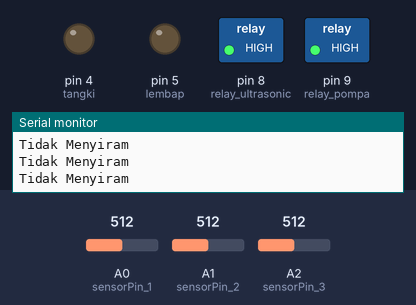
The sketch below on a simulated Arduino Uno, built with avr-gcc and run on an emulated ATmega328P. On the bench: switched loads named in the sketch (green lamp = pin HIGH), output pins drawn as LEDs (lit = HIGH), the last lines printed to the serial monitor. The test bench sets the inputs (shaded band); at power-on: A0 (sensorPin_1) = 512, A1 (sensorPin_2) = 512, A2 (sensorPin_3) = 512.

Above: at 1.2 s.
1.3 s: A0 (sensorPin_1) set to 682
4.3 s: A0 (sensorPin_1) set to 715
At 5.7 s:
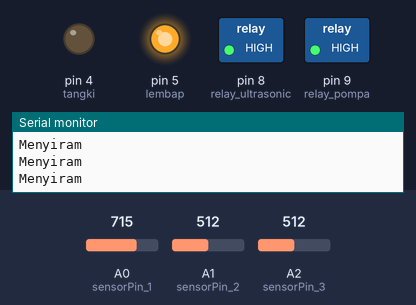
Timing chart, 0 to 7.3 s (numbered marks = the images above; inputs shaded):
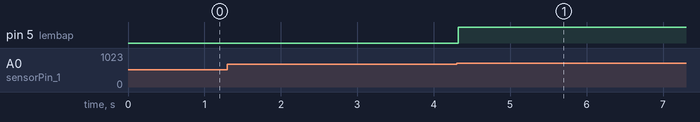

Measured:
- the behaviour switches between 699 and 700 on A0 (sensorPin_1) (found by bisection; images 0 and 1)
- after the input at 4.3 s, pin 5 (lembap): LOW → HIGH at once

The sketch:

program_uji_coba_sensor_kelembapan_tanah.ino
```cpp
#include <Wire.h>
#include "DS3231.h"
#include <SoftwareSerial.h>

SoftwareSerial mySerial(2, 3); // RX, TX
RTClib RTC;
int jam, menit, detik, tahun, bulan, hari;
int sensorPin_1 = A0;
int sensorPin_2 = A1;
int sensorPin_3 = A2;
int sensorValue_1, sensorValue_2, sensorValue_galon;

int relay_pompa = 9;
int relay_ultrasonic = 8;
int menit_saat_ini, kunci;
String status_tanah, status_air;
String dataIn;
String dt[10];
int i, kunci_waktu;
boolean parsing = false;

int jam_pagi, jam_sore;
int lembap = 5;
int tangki = 4;

void setup () {
  Serial.begin(9600);
  mySerial.begin(9600);
  Wire.begin();
  pinMode(relay_pompa, OUTPUT);
  pinMode(relay_ultrasonic, OUTPUT);
  digitalWrite(relay_pompa, HIGH);
  digitalWrite(relay_ultrasonic, HIGH);
  pinMode(lembap, OUTPUT);
  pinMode(tangki, OUTPUT);
}

void loop () {

  cek_sensor();

  cek_pompa();
}


void cek_sensor() {
  sensorValue_1 = analogRead(sensorPin_1);//sensor kelembapan tanah 1
  sensorValue_2 = analogRead(sensorPin_2);//sensor kelembapan tanah 2
  sensorValue_galon = analogRead(sensorPin_3);//sensor water level pada galon
}

void cek_pompa() {
  if (sensorValue_1 < 700 and sensorValue_2 < 700) {
    if (kunci_waktu == 1) {
      digitalWrite(relay_pompa, HIGH);
      kunci_waktu = 0;
    }
    Serial.println("Tidak Menyiram");
    status_tanah = "Basah";
    digitalWrite(lembap, LOW);
    kunci_waktu = 0;
  }
  else {
    if (kunci_waktu == 1) {
      digitalWrite(relay_pompa, LOW);
    }
    status_tanah = "Kering";
    Serial.println("Menyiram");
    digitalWrite(lembap, HIGH);
  }


}
```
